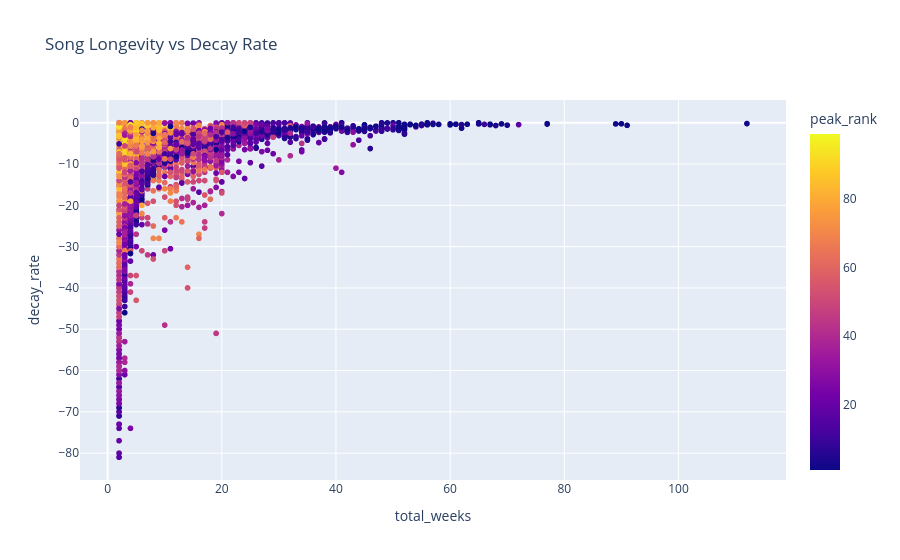

Write notebook code for a chart like this one.
### Code cell
fig = px.scatter(
    decay_df,
    x="total_weeks",
    y="decay_rate",
    color="peak_rank",
    hover_data=["title", "artist", "peak_rank", "end_rank", "post_peak_length"],
    title="Song Longevity vs Decay Rate"
)

fig.show()

### Figure 1 — Plotly figure (JSON) as saved in the notebook; plotly's stock layout.template omitted (floating-point values rounded to 4 significant figures; data arrays with more than 128 entries replaced by an {"elided": "..."} marker saying what was removed)
{"data": [{"customdata": {"elided": "3757x5 mixed values"}, "hovertemplate": "total_weeks=%{x}<br>decay_rate=%{y}<br>title=%{customdata[0]}<br>artist=%{customdata[1]}<br>peak_rank=%{marker.color}<br>end_rank=%{customdata[3]}<br>post_peak_length=%{customdata[4]}<extra></extra>", "legendgroup": "", "marker": {"color": {"elided": "3757 float values"}, "coloraxis": "coloraxis", "symbol": "circle"}, "mode": "markers", "name": "", "showlegend": false, "type": "scattergl", "x": {"elided": "3757 int values"}, "xaxis": "x", "y": {"elided": "3757 float values"}, "yaxis": "y"}], "layout": {"coloraxis": {"colorbar": {"title": {"text": "peak_rank"}}, "colorscale": [[0, "#0d0887"], [0.1111, "#46039f"], [0.2222, "#7201a8"], [0.3333, "#9c179e"], [0.4444, "#bd3786"], [0.5556, "#d8576b"], [0.6667, "#ed7953"], [0.7778, "#fb9f3a"], [0.8889, "#fdca26"], [1, "#f0f921"]]}, "legend": {"tracegroupgap": 0}, "title": {"text": "Song Longevity vs Decay Rate"}, "xaxis": {"anchor": "y", "domain": [0, 1], "title": {"text": "total_weeks"}}, "yaxis": {"anchor": "x", "domain": [0, 1], "title": {"text": "decay_rate"}}}}
